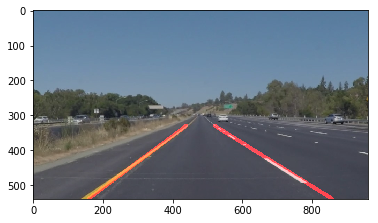
#> input picture carnd outputs/solidyellowleft.png, 378 x 223 px, given in place of solidYellowLeft.jpg, which was not available
$ jupyter execute --allow-errors P1.ipynb   (shell and % lines are left out)   (text cells are left out)
#> lines starting #> are read from the running program, lines starting #| are printed output that depends on the picture; pictures that were not available may be replaced by others from this repository, and a replacement may not be noted
[cell 1]
#importing some useful packages
import matplotlib.pyplot as plt
import matplotlib.image as mpimg
import numpy as np
import cv2

[cell 2]
#reading in an image
image = mpimg.imread('test_images/solidYellowLeft.jpg')
#> image is the input picture: shape (223, 378, 4) float32; mean R, G, B, A 0.51, 0.543, 0.583, 0.762

#printing out some stats and plotting
print('This image is:', type(image), 'with dimensions:', image.shape)
#| This image is: <class 'numpy.ndarray'> with dimensions: (223, 378, 4)
plt.imshow(image)  # if you wanted to show a single color channel image called 'gray', for example, call as plt.imshow(gray, cmap='gray')

[cell 3]
#def select_line(lines):
#   if (line is not None):


def grayscale(img):
    """Applies the Grayscale transform
    This will return an image with only one color channel
    but NOTE: to see the returned image as grayscale
    (assuming your grayscaled image is called 'gray')
    you should call plt.imshow(gray, cmap='gray')"""

    return cv2.cvtColor(img, cv2.COLOR_RGB2GRAY)
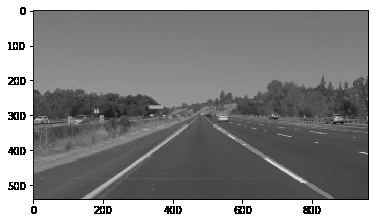
#> returned value: shape (223, 378) float32; min 0, max 1, mean 0.538

    # Or use BGR2GRAY if you read an image with cv2.imread()
    # return cv2.cvtColor(img, cv2.COLOR_BGR2GRAY)

def canny(img, low_threshold, high_threshold):
    """Applies the Canny transform"""
    return cv2.Canny(img, low_threshold, high_threshold)

def gaussian_blur(img, kernel_size):
    """Applies a Gaussian Noise kernel"""
#> called with kernel_size = 5
    return cv2.GaussianBlur(img, (kernel_size, kernel_size), 0)
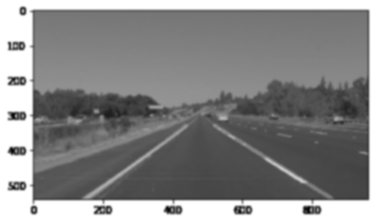
#> returned value: shape (223, 378) float32; min 0.0312, max 1, mean 0.538

# [126 lines left out: functions region_of_interest, draw_lines, hough_lines, weighted_img, not called in this run]

[cell 4]
grays = grayscale(image)
#plt.imshow(grays,cmap='gray')
low_threshold = 40
high_threshold = 120
kernel_size = 5
blur = gaussian_blur(grays, kernel_size)
#> (the rest of this cell did not finish here and is left out)

$ run again, with carnd outputs/solidwhitecurve.png copied over carnd outputs/solidyellowleft.png
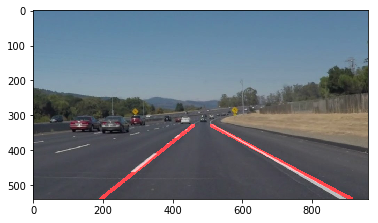
#> input picture carnd outputs/solidwhitecurve.png, 378 x 223 px, given in place of solidYellowLeft.jpg, which was not available
#> image is the input picture: shape (223, 378, 4) float32; mean R, G, B, A 0.516, 0.545, 0.577, 0.762
#| This image is: <class 'numpy.ndarray'> with dimensions: (223, 378, 4)
#> in grayscale, `return cv2.cvtColor(img, cv2.COLOR_RGB2GRAY)`:
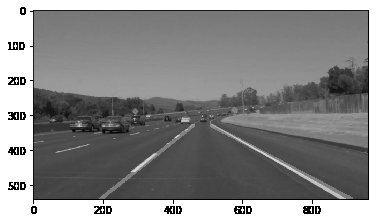
#> returned value: shape (223, 378) float32; min 0, max 1, mean 0.54
#> in gaussian_blur, `return cv2.GaussianBlur(img, (kernel_size, kernel_size), 0)`:
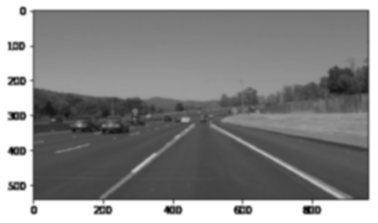
#> returned value: shape (223, 378) float32; min 0.0312, max 1, mean 0.54

$ run again, with carnd outputs/solidwhiteright.png copied over carnd outputs/solidyellowleft.png
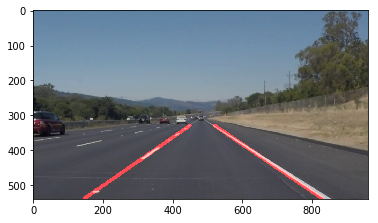
#> input picture carnd outputs/solidwhiteright.png, 378 x 223 px, given in place of solidYellowLeft.jpg, which was not available
#> image is the input picture: shape (223, 378, 4) float32; mean R, G, B, A 0.519, 0.541, 0.566, 0.762
#| This image is: <class 'numpy.ndarray'> with dimensions: (223, 378, 4)
#> in grayscale, `return cv2.cvtColor(img, cv2.COLOR_RGB2GRAY)`:
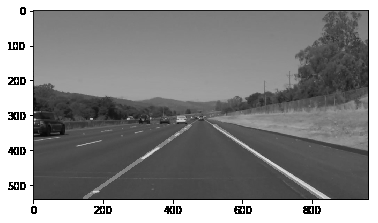
#> returned value: shape (223, 378) float32; min 0, max 1, mean 0.537
#> in gaussian_blur, `return cv2.GaussianBlur(img, (kernel_size, kernel_size), 0)`:
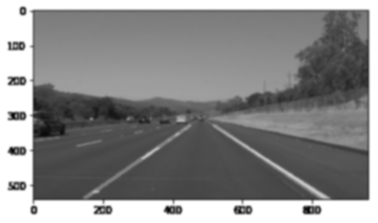
#> returned value: shape (223, 378) float32; min 0.0312, max 1, mean 0.537
